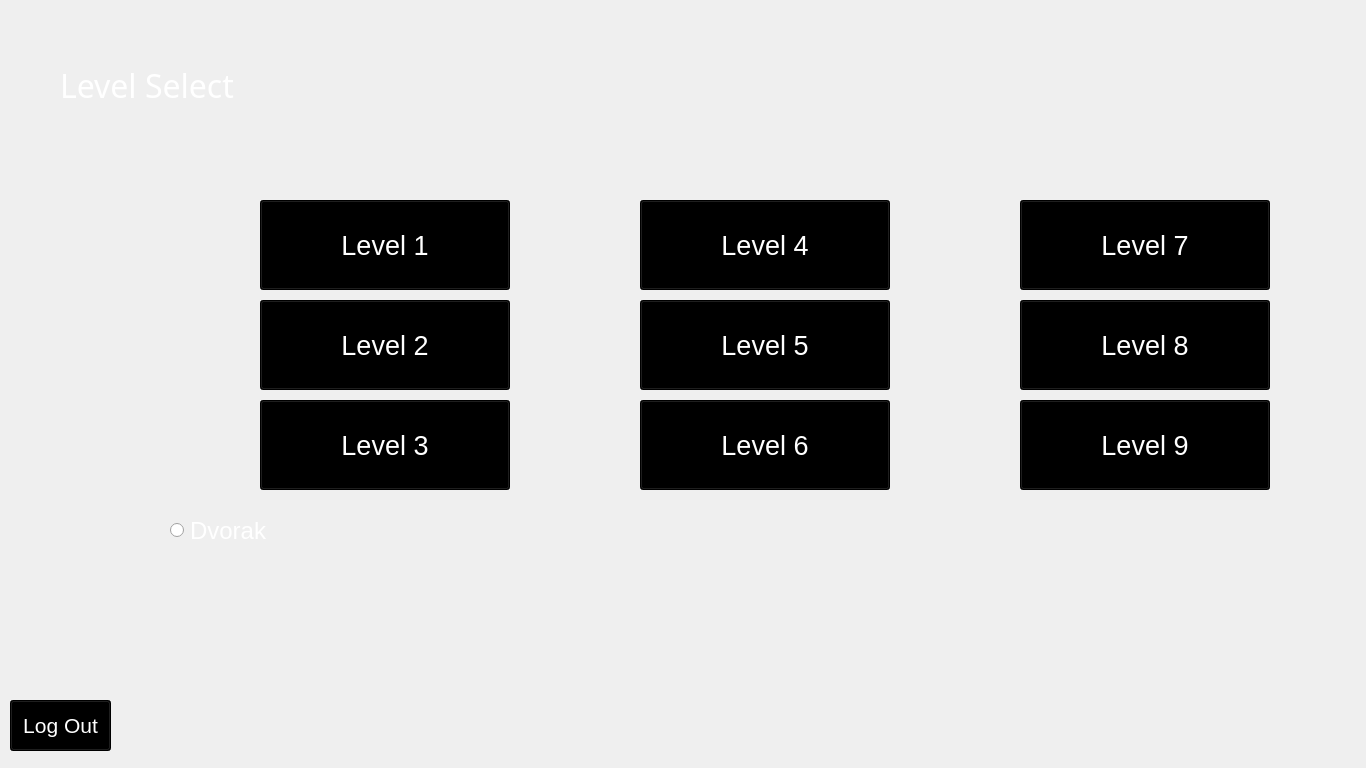
<?xml version="1.0" encoding="UTF-8"?>
<ui version="4.0">
 <class>LevelSelectWindow</class>
 <widget class="QWidget" name="LevelSelectWindow">
  <property name="geometry">
   <rect>
    <x>0</x>
    <y>0</y>
    <width>1366</width>
    <height>768</height>
   </rect>
  </property>
  <property name="windowTitle">
   <string>Level Select</string>
  </property>
  <widget class="QWidget" name="centralWidget" native="true">
   <property name="geometry">
    <rect>
     <x>0</x>
     <y>0</y>
     <width>1366</width>
     <height>768</height>
    </rect>
   </property>
   <property name="styleSheet">
    <string notr="true">background-image: url(:/new/images/levelSelectBackground.jpg);</string>
   </property>
   <widget class="QLabel" name="label">
    <property name="geometry">
     <rect>
      <x>60</x>
      <y>40</y>
      <width>501</width>
      <height>91</height>
     </rect>
    </property>
    <property name="font">
     <font>
      <family>GALACTIC VANGUARDIAN NCV</family>
      <pointsize>24</pointsize>
     </font>
    </property>
    <property name="styleSheet">
     <string notr="true">color: white;
background-image: url(:/new/images/alpha.png);</string>
    </property>
    <property name="text">
     <string>Level Select</string>
    </property>
   </widget>
   <widget class="QPushButton" name="logOutButton">
    <property name="geometry">
     <rect>
      <x>10</x>
      <y>700</y>
      <width>101</width>
      <height>51</height>
     </rect>
    </property>
    <property name="font">
     <font>
      <pointsize>16</pointsize>
     </font>
    </property>
    <property name="styleSheet">
     <string notr="true">color: white;
background-color: black;</string>
    </property>
    <property name="text">
     <string>Log Out</string>
    </property>
   </widget>
   <widget class="QPushButton" name="Level1">
    <property name="enabled">
     <bool>true</bool>
    </property>
    <property name="geometry">
     <rect>
      <x>260</x>
      <y>200</y>
      <width>250</width>
      <height>90</height>
     </rect>
    </property>
    <property name="font">
     <font>
      <pointsize>20</pointsize>
     </font>
    </property>
    <property name="styleSheet">
     <string notr="true">color: white;
background-color: black;</string>
    </property>
    <property name="text">
     <string>Level 1</string>
    </property>
   </widget>
   <widget class="QPushButton" name="Level2">
    <property name="enabled">
     <bool>false</bool>
    </property>
    <property name="geometry">
     <rect>
      <x>260</x>
      <y>300</y>
      <width>250</width>
      <height>90</height>
     </rect>
    </property>
    <property name="font">
     <font>
      <pointsize>20</pointsize>
     </font>
    </property>
    <property name="styleSheet">
     <string notr="true">color: white;
background-color: black;</string>
    </property>
    <property name="text">
     <string>Level 2</string>
    </property>
   </widget>
   <widget class="QPushButton" name="Level3">
    <property name="enabled">
     <bool>false</bool>
    </property>
    <property name="geometry">
     <rect>
      <x>260</x>
      <y>400</y>
      <width>250</width>
      <height>90</height>
     </rect>
    </property>
    <property name="font">
     <font>
      <pointsize>20</pointsize>
     </font>
    </property>
    <property name="styleSheet">
     <string notr="true">color: white;
background-color: black;</string>
    </property>
    <property name="text">
     <string>Level 3</string>
    </property>
   </widget>
   <widget class="QPushButton" name="Level4">
    <property name="enabled">
     <bool>false</bool>
    </property>
    <property name="geometry">
     <rect>
      <x>640</x>
      <y>200</y>
      <width>250</width>
      <height>90</height>
     </rect>
    </property>
    <property name="font">
     <font>
      <pointsize>20</pointsize>
     </font>
    </property>
    <property name="styleSheet">
     <string notr="true">color: white;
background-color: black;</string>
    </property>
    <property name="text">
     <string>Level 4</string>
    </property>
   </widget>
   <widget class="QPushButton" name="Level6">
    <property name="enabled">
     <bool>false</bool>
    </property>
    <property name="geometry">
     <rect>
      <x>640</x>
      <y>400</y>
      <width>250</width>
      <height>90</height>
     </rect>
    </property>
    <property name="font">
     <font>
      <pointsize>20</pointsize>
     </font>
    </property>
    <property name="styleSheet">
     <string notr="true">color: white;
background-color: black;</string>
    </property>
    <property name="text">
     <string>Level 6</string>
    </property>
   </widget>
   <widget class="QPushButton" name="Level8">
    <property name="enabled">
     <bool>false</bool>
    </property>
    <property name="geometry">
     <rect>
      <x>1020</x>
      <y>300</y>
      <width>250</width>
      <height>90</height>
     </rect>
    </property>
    <property name="font">
     <font>
      <pointsize>20</pointsize>
     </font>
    </property>
    <property name="styleSheet">
     <string notr="true">color: white;
background-color: black;</string>
    </property>
    <property name="text">
     <string>Level 8</string>
    </property>
   </widget>
   <widget class="QPushButton" name="Level7">
    <property name="enabled">
     <bool>false</bool>
    </property>
    <property name="geometry">
     <rect>
      <x>1020</x>
      <y>200</y>
      <width>250</width>
      <height>90</height>
     </rect>
    </property>
    <property name="font">
     <font>
      <pointsize>20</pointsize>
     </font>
    </property>
    <property name="styleSheet">
     <string notr="true">color: white;
background-color: black;</string>
    </property>
    <property name="text">
     <string>Level 7</string>
    </property>
   </widget>
   <widget class="QPushButton" name="Level5">
    <property name="enabled">
     <bool>false</bool>
    </property>
    <property name="geometry">
     <rect>
      <x>640</x>
      <y>300</y>
      <width>250</width>
      <height>90</height>
     </rect>
    </property>
    <property name="font">
     <font>
      <pointsize>20</pointsize>
     </font>
    </property>
    <property name="styleSheet">
     <string notr="true">color: white;
background-color: black;</string>
    </property>
    <property name="text">
     <string>Level 5</string>
    </property>
   </widget>
   <widget class="QPushButton" name="Level9">
    <property name="enabled">
     <bool>false</bool>
    </property>
    <property name="geometry">
     <rect>
      <x>1020</x>
      <y>400</y>
      <width>250</width>
      <height>90</height>
     </rect>
    </property>
    <property name="font">
     <font>
      <pointsize>20</pointsize>
     </font>
    </property>
    <property name="styleSheet">
     <string notr="true">color: white;
background-color: black;</string>
    </property>
    <property name="text">
     <string>Level 9</string>
    </property>
   </widget>
   <widget class="QLabel" name="merLabel">
    <property name="geometry">
     <rect>
      <x>160</x>
      <y>200</y>
      <width>90</width>
      <height>90</height>
     </rect>
    </property>
    <property name="text">
     <string/>
    </property>
    <property name="pixmap">
     <pixmap resource="images.qrc">:/new/images/Images/mercury.jpg</pixmap>
    </property>
    <property name="alignment">
     <set>Qt::AlignCenter</set>
    </property>
   </widget>
   <widget class="QLabel" name="venLable">
    <property name="geometry">
     <rect>
      <x>160</x>
      <y>300</y>
      <width>90</width>
      <height>90</height>
     </rect>
    </property>
    <property name="text">
     <string/>
    </property>
    <property name="pixmap">
     <pixmap resource="images.qrc">:/new/images/Images/venus.jpg</pixmap>
    </property>
    <property name="alignment">
     <set>Qt::AlignCenter</set>
    </property>
   </widget>
   <widget class="QLabel" name="earLabel">
    <property name="geometry">
     <rect>
      <x>160</x>
      <y>400</y>
      <width>90</width>
      <height>90</height>
     </rect>
    </property>
    <property name="text">
     <string/>
    </property>
    <property name="pixmap">
     <pixmap resource="images.qrc">:/new/images/Images/earth.jpg</pixmap>
    </property>
    <property name="alignment">
     <set>Qt::AlignCenter</set>
    </property>
   </widget>
   <widget class="QLabel" name="marLabel">
    <property name="geometry">
     <rect>
      <x>540</x>
      <y>200</y>
      <width>90</width>
      <height>90</height>
     </rect>
    </property>
    <property name="text">
     <string/>
    </property>
    <property name="pixmap">
     <pixmap resource="images.qrc">:/new/images/Images/mars.jpg</pixmap>
    </property>
    <property name="alignment">
     <set>Qt::AlignCenter</set>
    </property>
   </widget>
   <widget class="QLabel" name="satLabel">
    <property name="geometry">
     <rect>
      <x>540</x>
      <y>400</y>
      <width>90</width>
      <height>90</height>
     </rect>
    </property>
    <property name="text">
     <string/>
    </property>
    <property name="pixmap">
     <pixmap resource="images.qrc">:/new/images/Images/saturn.jpg</pixmap>
    </property>
    <property name="alignment">
     <set>Qt::AlignCenter</set>
    </property>
   </widget>
   <widget class="QLabel" name="jupLabel">
    <property name="geometry">
     <rect>
      <x>540</x>
      <y>300</y>
      <width>90</width>
      <height>90</height>
     </rect>
    </property>
    <property name="text">
     <string/>
    </property>
    <property name="pixmap">
     <pixmap resource="images.qrc">:/new/images/Images/jupiter.jpg</pixmap>
    </property>
    <property name="alignment">
     <set>Qt::AlignCenter</set>
    </property>
   </widget>
   <widget class="QLabel" name="uraLabel">
    <property name="geometry">
     <rect>
      <x>920</x>
      <y>200</y>
      <width>90</width>
      <height>90</height>
     </rect>
    </property>
    <property name="text">
     <string/>
    </property>
    <property name="pixmap">
     <pixmap resource="images.qrc">:/new/images/Images/uranus.jpg</pixmap>
    </property>
    <property name="alignment">
     <set>Qt::AlignCenter</set>
    </property>
   </widget>
   <widget class="QLabel" name="pluLabel">
    <property name="geometry">
     <rect>
      <x>920</x>
      <y>400</y>
      <width>90</width>
      <height>90</height>
     </rect>
    </property>
    <property name="text">
     <string/>
    </property>
    <property name="pixmap">
     <pixmap resource="images.qrc">:/new/images/Images/pluto.jpg</pixmap>
    </property>
    <property name="alignment">
     <set>Qt::AlignCenter</set>
    </property>
   </widget>
   <widget class="QLabel" name="nepLabel">
    <property name="geometry">
     <rect>
      <x>920</x>
      <y>300</y>
      <width>90</width>
      <height>90</height>
     </rect>
    </property>
    <property name="text">
     <string/>
    </property>
    <property name="pixmap">
     <pixmap resource="images.qrc">:/new/images/Images/neptune.jpg</pixmap>
    </property>
    <property name="alignment">
     <set>Qt::AlignCenter</set>
    </property>
   </widget>
   <widget class="QRadioButton" name="dvorakButton">
    <property name="geometry">
     <rect>
      <x>170</x>
      <y>510</y>
      <width>101</width>
      <height>41</height>
     </rect>
    </property>
    <property name="font">
     <font>
      <pointsize>18</pointsize>
     </font>
    </property>
    <property name="styleSheet">
     <string notr="true">background-image: url(:/new/images/alpha.png);
color: white;</string>
    </property>
    <property name="text">
     <string>Dvorak</string>
    </property>
   </widget>
  </widget>
 </widget>
 <resources>
  <include location="images.qrc"/>
 </resources>
 <connections/>
</ui>
